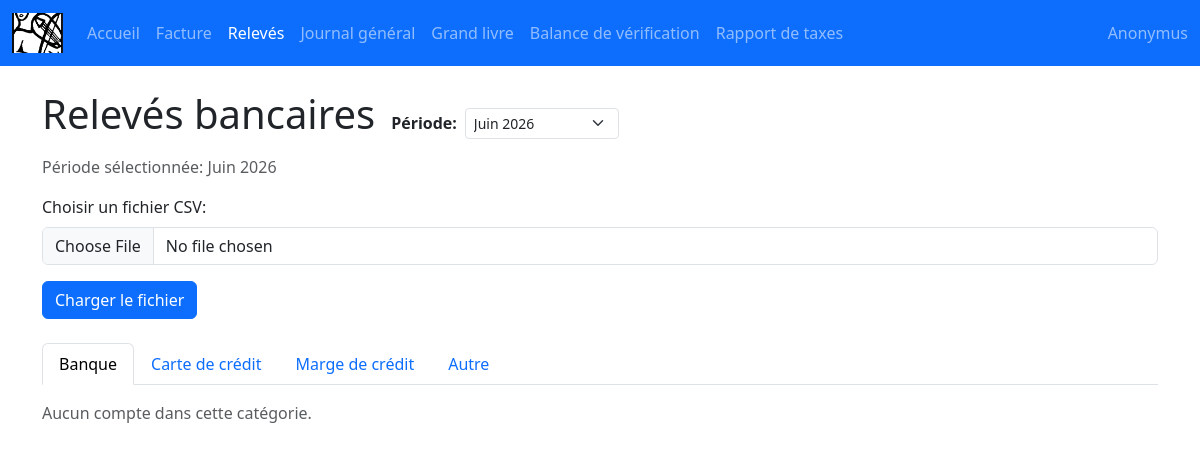
/releve-bancaire/, run on an earlier commit of the app's database.
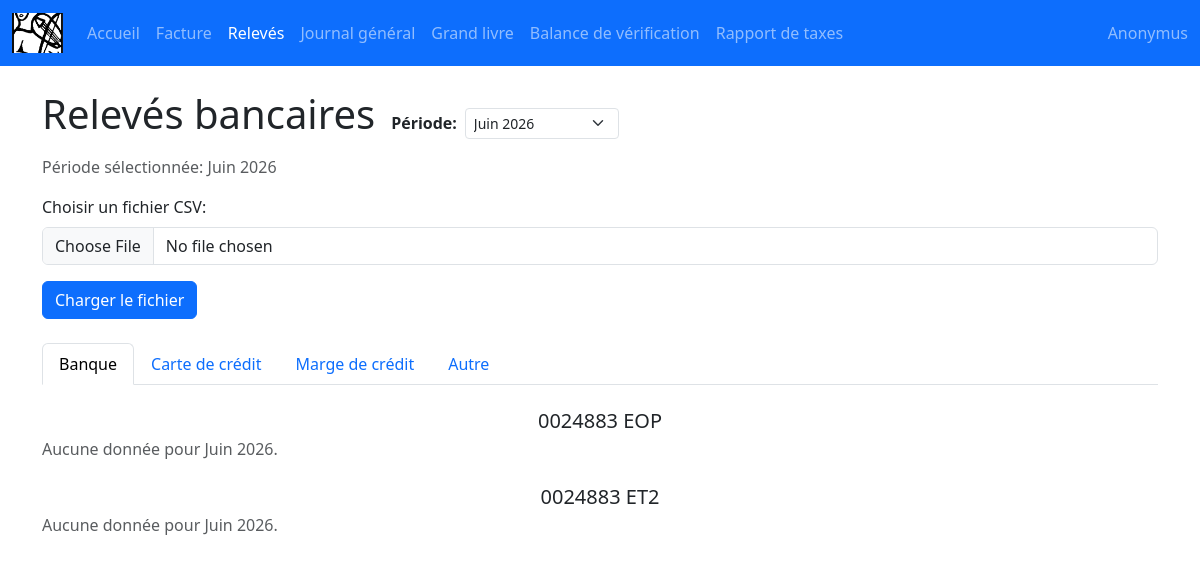
And on a later commit of the database.
### facture/models.py (models this page shows, shortened)
class CompteReleve(models.Model):
    TYPE_ONGLET_CHOICES = [
        ('banque', 'Banque'),
        ('carte_credit', 'Carte de crédit'),
        ('marge_credit', 'Marge de crédit'),
        ('autre', 'Autre'),
    ]
    no_compte = models.CharField(max_length=60)
    type_compte = models.CharField(max_length=20, blank=True)
    nom_affichage = models.CharField(max_length=60, blank=True)
    type_onglet = models.CharField(max_length=20, choices=TYPE_ONGLET_CHOICES, default='banque')
    nom_institut = models.CharField(max_length=60, blank=True)
    compte_comptable = models.ForeignKey(
        Compte,
        on_delete=models.SET_NULL,
        related_name='comptes_releves',
        blank=True,
        null=True,
    )
    class Meta:
        unique_together = ('no_compte', 'type_compte')

### facture/views.py (the view, shortened to what this page needs)
# urls.py: path('releve-bancaire/', views.releve_bancaire, name='releve_bancaire'),
def releve_bancaire(request):
    releves = []
    errors = []
    open_releve_modal = False
    modal_releve_id = ''
    selected_compagnie_id = ''
    comptes_queryset = Compte.objects.all().order_by('numero')
    compagnies = Compagnie.objects.order_by('nom')
    tr_desc_form = TrDescForm(prefix='trdesc_releve')
    tr_detail_formset = TrDetailFormSet(
        prefix='detail_releve',
        form_kwargs={'comptes_queryset': comptes_queryset}
    )
    _relink_releves_compte_type_mismatch()
    settings_instance = Setting.objects.first()
    fiscal_period_options = build_fiscal_period_options(settings_instance)
    fiscal_period_map = {item['value']: item for item in fiscal_period_options}
    selected_periode = (request.GET.get('periode') or '').strip()
    cookie_periode = (request.COOKIES.get('releve_periode') or '').strip()
    legacy_mois = (request.GET.get('mois') or '').strip()
    legacy_annee = (request.GET.get('annee') or '').strip()
    legacy_periode = f"{legacy_annee}-{legacy_mois}" if legacy_mois and legacy_annee else ''
    if not selected_periode and legacy_periode in fiscal_period_map:
        selected_periode = legacy_periode
    if not selected_periode and cookie_periode in fiscal_period_map:
        selected_periode = cookie_periode
    if selected_periode not in fiscal_period_map and fiscal_period_options:
        selected_periode = fiscal_period_options[0]['value']
    selected_period = fiscal_period_map.get(selected_periode, {})
    mois_selectionne = selected_period.get('mois', '')
    annee_selectionnee = selected_period.get('annee', '')
    periode_label = selected_period.get('label', '')
    comptes_releves = CompteReleve.objects.order_by('type_onglet', 'nom_affichage')
    releves_qs = Releve.objects.select_related(
        'compte_releve',
        'compte_releve__compte_comptable',
        'ecriture_tr_desc',
        'ecriture_tr_desc__compagnie',
    ).prefetch_related(
        Prefetch('ecriture_tr_desc__details', queryset=Tr_detail.objects.select_related('compte').order_by('id')),
    ).order_by('date', 'no_ligne')
    if annee_selectionnee.isdigit():
        releves_qs = releves_qs.filter(date__year=int(annee_selectionnee))
    if mois_selectionne.isdigit() and 1 <= int(mois_selectionne) <= 12:
        releves_qs = releves_qs.filter(date__month=int(mois_selectionne))
    releves_par_compte = {}
    for compte in comptes_releves:
        releves_list = list(releves_qs.filter(compte_releve=compte))
        if compte.type_onglet in ['carte_credit', 'marge_credit']:
            solde_cumulatif = Decimal('0')
            for releve in releves_list:
                if releve.depot:
                    solde_cumulatif += releve.depot
                if releve.retrait:
                    solde_cumulatif -= releve.retrait
                releve.solde = solde_cumulatif
        releves_par_compte[compte.pk] = releves_list
    fichiers_par_compte = {
        compte.pk: list(
            releves_qs.filter(compte_releve=compte)
            .order_by('fichier_source')
            .values_list('fichier_source', flat=True)
            .distinct()
        )
        for compte in comptes_releves
    }
    types_onglets = [
        ('banque',        'Banque'),
        ('carte_credit',  'Carte de crédit'),
        ('marge_credit',  'Marge de crédit'),
        ('autre',         'Autre'),
    ]
    groupes = [
        {
            'type_onglet': type_val,
            'label': label,
            'comptes': [c for c in comptes_releves if c.type_onglet == type_val],
        }
        for type_val, label in types_onglets
    ]
    response = render(request, "facture/releve.html", {
        'title': "Relevé bancaire",
        'errors': errors,
        'open_releve_modal': open_releve_modal,
        'modal_releve_id': modal_releve_id,
        'selected_compagnie_id': selected_compagnie_id,
        'compagnies': compagnies,
        'selected_periode': selected_periode,
        'mois_selectionne': mois_selectionne,
        'annee_selectionnee': annee_selectionnee,
        'periode_label': periode_label,
        'fiscal_period_options': fiscal_period_options,
        'tr_desc_form': tr_desc_form,
        'tr_detail_formset': tr_detail_formset,
        'groupes': groupes,
        'releves_par_compte': releves_par_compte,
        'fichiers_par_compte': fichiers_par_compte,
    })
    if selected_periode:
        response.set_cookie(
            'releve_periode',
            selected_periode,
            max_age=365 * 24 * 60 * 60,
            samesite='Lax',
        )
    return response

### facture/forms.py
class TrDescForm(forms.ModelForm):
    class Meta:
        model = Tr_desc
        fields = ['date', 'description']
        widgets = {
            'date': forms.DateInput(attrs={'type': 'date'}),
        }

### compte/models.py (called while the page is built)
    def __str__(self):
        return f"{self.numero} - {self.libelle}"

### facture/context_processors.py (called while the page is built)
def _add_months(source_date, months):
    month_index = source_date.month - 1 + months
    year = source_date.year + (month_index // 12)
    month = (month_index % 12) + 1
    last_day = calendar.monthrange(year, month)[1]
    day = min(source_date.day, last_day)
    return date(year, month, day)

### facture/templatetags/facture_extras.py (called while the page is built)
@register.filter
def get_item(dictionary, key):
    return dictionary.get(key, [])

### facture/views.py (called while the page is built, shortened)
def _relink_releves_compte_type_mismatch():
    mismatches = Releve.objects.select_related('compte_releve').exclude(
        compte_releve__isnull=True
    ).exclude(
        type_compte=F('compte_releve__type_compte')
    )

### facture/templates/facture/releve.html (shortened to what the changed rows need)
{% extends "base.html" %}
{% load facture_extras %}
{% load l10n %}
{% block body %}
    <div class="d-flex align-items-baseline gap-3 mb-3">
        <h1 class="mb-0">Relevés bancaires</h1>
    </div>
    <ul class="nav nav-tabs mb-3" id="releveTabs" role="tablist">
        {% for groupe in groupes %}
            <li class="nav-item" role="presentation">
                <button class="nav-link {% if forloop.first %}active{% endif %}"
                        id="tab-{{ groupe.type_onglet }}"
                        data-bs-toggle="tab"
                        data-bs-target="#pane-{{ groupe.type_onglet }}"
                        type="button" role="tab"
                        aria-controls="pane-{{ groupe.type_onglet }}"
                        aria-selected="{% if forloop.first %}true{% else %}false{% endif %}">
                    {{ groupe.label }}
                </button>
            </li>
        {% endfor %}
    </ul>
    <div class="tab-content" id="releveTabsContent">
        {% for groupe in groupes %}
            <div class="tab-pane fade {% if forloop.first %}show active{% endif %}"
                 id="pane-{{ groupe.type_onglet }}"
                 role="tabpanel"
                 aria-labelledby="tab-{{ groupe.type_onglet }}">
                {% if groupe.comptes %}
                    {% for compte in groupe.comptes %}
                        <h5 class="mt-4 mb-1 text-center">{{ compte.nom_affichage }}</h5>
                        {% with lignes=releves_par_compte|get_item:compte.pk %}
                        {% if lignes %}
                            <table class="table table-sm table-striped table-hover releve-table mx-auto" style="table-layout:fixed;width:75%">
                                <colgroup>
                                    <col style="width:11%">
                                    <col style="width:8%">
                                    <col style="width:35%">
                                    <col style="width:15%">
                                    <col style="width:15%">
                                    <col style="width:16%">
                                </colgroup>
                                <thead class="table-dark">
                                    <tr>
                                        <th>Date</th>
                                        <th>No ligne</th>
                                        <th>Description</th>
                                        <th class="text-end">Retrait</th>
                                        <th class="text-end">Dépôt</th>
                                        <th class="text-end">Solde</th>
                                    </tr>
                                </thead>
                                <tbody>
                                    {% for r in lignes %}
                                    <tr class="releve-row {% if r.ecriture_creee %}table-success{% endif %}"
                                        role="button"
                                        tabindex="0"
                                        data-releve-id="{{ r.id }}"
                                        data-compte="{{ compte.nom_affichage|escape }}"
                                        data-suggested-compte-id="{{ r.suggested_compte_id }}"
                                        data-suggested-compte-label="{{ r.suggested_compte_label|escape }}"
                                        data-suggested-montant="{% if r.suggested_montant is not None %}{{ r.suggested_montant }}{% endif %}"
                                        data-date="{{ r.date|date:'Y-m-d' }}"
                                        data-no-ligne="{{ r.no_ligne|escape }}"
                                        data-description="{{ r.description|escape }}"
                                        data-retrait="{% if r.retrait is not None %}{{ r.retrait|unlocalize }}{% endif %}"
                                        data-depot="{% if r.depot is not None %}{{ r.depot|unlocalize }}{% endif %}"
                                        data-debit="{% if r.retrait is not None %}{{ r.retrait|unlocalize }}{% endif %}"
                                        data-credit="{% if r.depot is not None %}{{ r.depot|unlocalize }}{% endif %}"
                                        data-solde="{{ r.solde }}"
                                        data-ecriture-creee="{% if r.ecriture_creee %}1{% else %}0{% endif %}"
                                        data-no-ej="{% if r.ecriture_tr_desc %}{{ r.ecriture_tr_desc.no_ej }}{% endif %}"
                                        data-ecriture-date="{{ r.ecriture_date|default:'' }}"
                                        data-ecriture-description="{{ r.ecriture_description|default:''|escape }}"
                                        data-ecriture-compagnie-id="{{ r.ecriture_compagnie_id|default:'' }}"
                                        data-ecriture-details="{{ r.ecriture_details_json|default:'[]'|escape }}">
                                        <td>{{ r.date }}</td>
                                        <td>{{ r.no_ligne }}</td>
                                        <td>{{ r.description }}</td>
                                        <td class="text-end">{% if r.retrait %}{{ r.retrait }}{% endif %}</td>
                                        <td class="text-end">{% if r.depot %}{{ r.depot }}{% endif %}</td>
                                        <td class="text-end">{{ r.solde }}</td>
                                    </tr>
                                    {% endfor %}
                                </tbody>
                            </table>
                        {% else %}
                            <p class="text-muted">Aucune donnée{% if periode_label %} pour {{ periode_label }}{% endif %}.</p>
                        {% endif %}
                        {% endwith %}
                    {% endfor %}
                {% else %}
                    <p class="text-muted mt-3">Aucun compte dans cette catégorie.</p>
                {% endif %}
            </div>
        {% endfor %}
    </div>
{% endblock %}

What changed in the data, as far as the page shows it:
added CompteReleve: nom_affichage "0024883 EOP", periode_label "Juin 2026"
added CompteReleve: nom_affichage "0024883 ET2", periode_label "Juin 2026"
Also different on the page:
list line gone: "Aucun compte dans cette catégorie."
